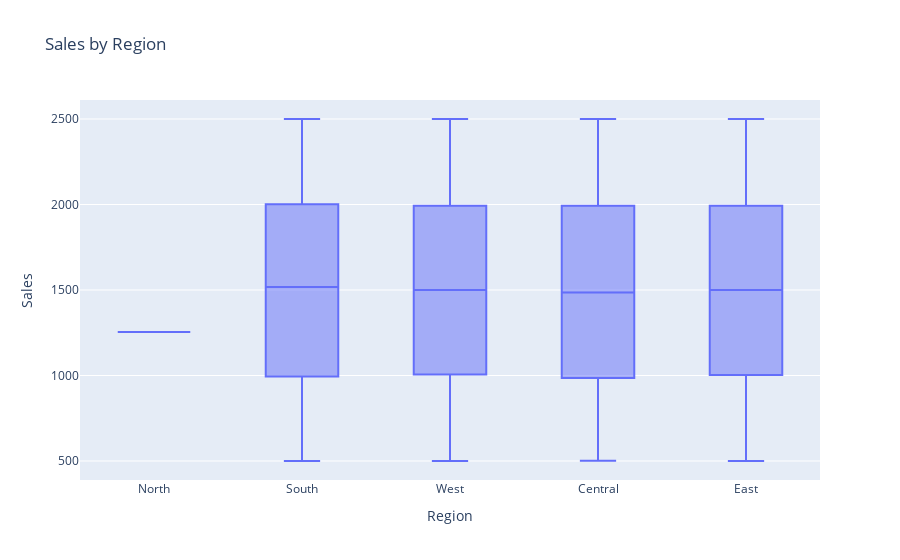

The cell this chart's notebook holds for it:
### Code cell
fig = px.box(df, x='Region', y='Sales', title='Sales by Region')
fig.show()

### Figure 1 — Plotly figure (JSON) as saved in the notebook; plotly's stock layout.template omitted (floating-point values rounded to 4 significant figures; data arrays with more than 128 entries replaced by an {"elided": "..."} marker saying what was removed)
{"data": [{"alignmentgroup": "True", "hovertemplate": "Region=%{x}<br>Sales=%{y}<extra></extra>", "legendgroup": "", "marker": {"color": "#636efa"}, "name": "", "notched": false, "offsetgroup": "", "orientation": "v", "showlegend": false, "type": "box", "x": {"elided": "9994 str values"}, "x0": " ", "xaxis": "x", "y": {"elided": "9994 int values"}, "y0": " ", "yaxis": "y"}], "layout": {"boxmode": "group", "legend": {"tracegroupgap": 0}, "title": {"text": "Sales by Region"}, "xaxis": {"anchor": "y", "domain": [0, 1], "title": {"text": "Region"}}, "yaxis": {"anchor": "x", "domain": [0, 1], "title": {"text": "Sales"}}}}
